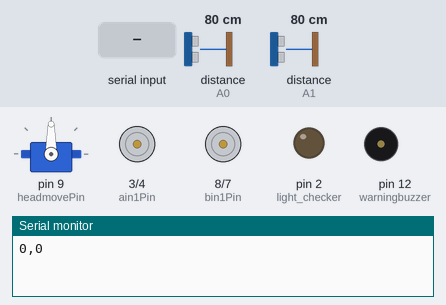
Bench run of a sketch on a simulated Arduino Uno, built with avr-gcc and run on an emulated ATmega328P. Parts: servo, motor-driver pin pairs drawn as motors (green arrow = first pin HIGH = forward, orange = second pin HIGH = backward, longer = more drive, scaled by the enable pin), output pins drawn as LEDs (lit = HIGH), buzzer (waves = sounding), the last lines printed to the serial monitor. Inputs (shaded band) come from the test bench; at power-on: distance to the obstacle (sensors on A0, A1) 80 cm. The echo pulse lasts 58.3 µs per cm; random numbers use the default seed unless the sketch sets one; pins used as bus, display or sensor lines are not drawn.

Above: at 1.0 s.
1.1 s: "90,45\n" received over Serial
2.8 s: distance to the obstacle (sensor on A0) set to 7 cm
4.3 s: distance to the obstacle (sensor on A0) set to 4 cm
At 5.4 s:
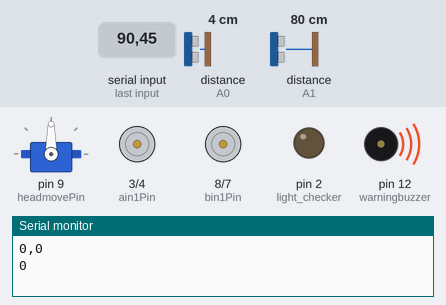
5.8 s: "30,150\n" received over Serial
At 6.8 s:
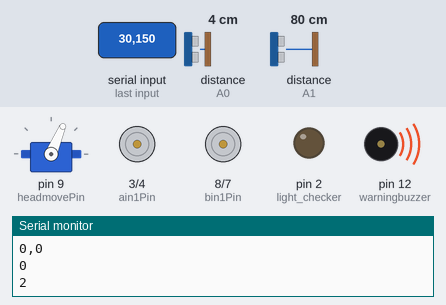
7.3 s: "1\n" received over Serial
At 8.0 s:
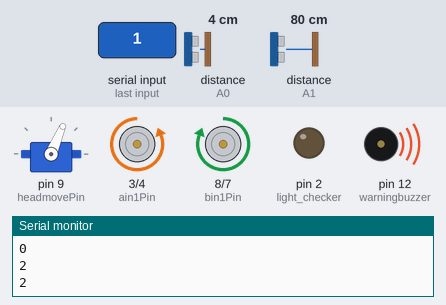
8.8 s: "2\n" received over Serial
At 10.2 s:
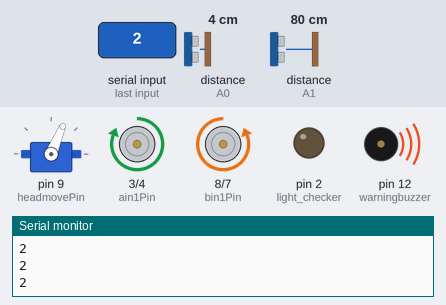
Timing chart, 0 to 11.3 s (numbered marks = the images above; inputs shaded):
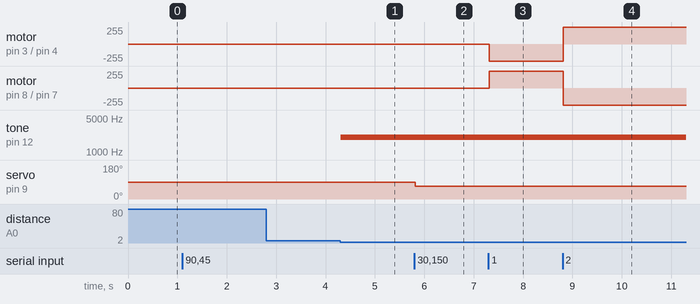

The sketch:

FinalProject.ino
```cpp
#include <Servo.h>//include the Servo library/
#include <time.h>//include the time library for seeding random number

Servo myservo;//creating servo object

const int ain1Pin = 3;//setting pins for motor for left side which is connected in parallel
const int ain2Pin = 4;
const int pwmAPin = 5;

const int bin1Pin = 8;//setting pinf for motor for right side
const int bin2Pin = 7;
const int pwmBPin = 6;

const int trigPin1 = 11;//setting pins for front ultrasonic sensor
const int echoPin1= A0;//I used A0 pin cause I didnt have space...Please pardon me
const int trigPin2 = 10;//setting pins for back ultrasonic sensor
const int echoPin2 = A1;//here too

const int warningbuzzer=12;//setting the buzzer to 12
//servo motor
const int headmovePin=9;//setting the servo motor pin to 9

int wallstop=0;//initializing the obstacle detection

unsigned long previousMillis = 0;//setting millis to 0
const long interval = 5000;//setting interval for the millis


void setup() {
  myservo.attach(headmovePin);//pass the servo pin to the servo library

  randomSeed(time(NULL));//seed random number using the current time

  pinMode(ain1Pin, OUTPUT);//setting the pins as output and input
  pinMode(2, OUTPUT);//light checker
  pinMode(ain2Pin, OUTPUT);//motor pin
  pinMode(pwmAPin, OUTPUT); // not needed really
  pinMode(bin1Pin, OUTPUT);
  pinMode(bin2Pin, OUTPUT);
  pinMode(pwmBPin, OUTPUT); // not needed really
  // Start serial communication so we can send data
  // over the USB connection to our p5js sketch
  pinMode(trigPin1, OUTPUT);
  pinMode(echoPin1, INPUT);
  pinMode(trigPin2, OUTPUT);
  pinMode(echoPin2, INPUT);
  pinMode(warningbuzzer, OUTPUT);

  Serial.begin(9600);//setting the serial band

  while (!Serial.available()) {
    digitalWrite(LED_BUILTIN, HIGH); // on/blink while waiting for serial data
    Serial.println("0,0"); // send a starting message
    delay(300);            // wait 1/3 second
    digitalWrite(LED_BUILTIN, LOW);
    delay(1000);//delay for a second
  }
}

void loop() {
  wallstop=crushstop();
  //When the serial is detected do this
  while (Serial.available()) {//while the serial connection exists
    digitalWrite(LED_BUILTIN, HIGH); // led on while receiving data
    wallstop=crushstop();//update the wallstop from the crush function
    unsigned long currentMillis = millis();//set current millis

    if (currentMillis - previousMillis >= interval) {
      // save the last time you blinked the LED
      previousMillis = currentMillis;
      movehead();//if the interval is reached, move the head
    }
    int movement = Serial.parseInt();//get the movement case from p5
   if (Serial.read() == '\n') {//when we read a new line,
     switch(movement){//execute the following commmands based on the case
      case 0://no movement
        analogWrite(pwmAPin, 0);
        digitalWrite(ain1Pin, HIGH);
        digitalWrite(ain2Pin, LOW);
        analogWrite(pwmBPin, 0);
        digitalWrite(bin1Pin, LOW);
        digitalWrite(bin2Pin, HIGH);
      break;
      case 1://forward
        analogWrite(pwmAPin, 255);
        digitalWrite(ain1Pin, LOW);
        digitalWrite(ain2Pin, HIGH);
        analogWrite(pwmBPin, 255);
        digitalWrite(bin1Pin, HIGH);
        digitalWrite(bin2Pin, LOW);
      break;
      case 2://reverse
        analogWrite(pwmAPin, 255);
        digitalWrite(ain1Pin, HIGH);
        digitalWrite(ain2Pin, LOW);
        analogWrite(pwmBPin, 255);
        digitalWrite(bin1Pin, LOW);
        digitalWrite(bin2Pin, HIGH);
      break;
      case 3://right front
        analogWrite(pwmBPin, 255);
        digitalWrite(bin1Pin, HIGH);
        digitalWrite(bin2Pin, LOW);
      break;
      case 4://left front
        analogWrite(pwmAPin, 255);
        digitalWrite(ain1Pin, LOW);
        digitalWrite(ain2Pin, HIGH);
      break;
      case 5://right back
       analogWrite(pwmBPin, 255);
        digitalWrite(bin1Pin, LOW);
        digitalWrite(bin2Pin, HIGH);
      break;
      case 6://left back
        analogWrite(pwmAPin, 255);
        digitalWrite(ain1Pin, HIGH);
        digitalWrite(ain2Pin, LOW);
      break;
      default://if not case is gotten within our expected range, stop
        analogWrite(pwmAPin, 0);
        digitalWrite(ain1Pin, HIGH);
        digitalWrite(ain2Pin, LOW);
        analogWrite(pwmBPin, 0);
        digitalWrite(bin1Pin, LOW);
        digitalWrite(bin2Pin, HIGH);
      break;
     }
      delay(5);
      Serial.println(wallstop);//send the detection to p5

    }
  }

}

int crushstop(){//this function returns 1 when an obstacle is ahead and 2 when an obstacle is behind
  int wallstop=0;//initialize wallstop
  digitalWrite(trigPin1, LOW);
  delayMicroseconds(2); //basically shooting beems and using the time it takes to bounce back to calculate distance
  digitalWrite(trigPin1, HIGH);
  delayMicroseconds(10);
  digitalWrite(trigPin1, LOW);
  // Time it takes for the pulse to travel back from the object long
  int duration1 = pulseIn(echoPin1, HIGH);
  // Universal conversion of time into distance in cm
  int distance1 = duration1 * 0.034 / 2;//divided by two beause its a two way thing

  digitalWrite(trigPin2, LOW);
  delayMicroseconds(2);
  digitalWrite(trigPin2, HIGH);
  delayMicroseconds(10);
  digitalWrite(trigPin2, LOW);
  // Time it takes for the pulse to travel back from the object long
  int duration2 = pulseIn(echoPin2, HIGH);
  // Universal conversion of time into distance in cm
  int distance2 = duration2 * 0.034 / 2;
  if(distance1<5){//if collision is detected behind, send 2
    wallstop=2;
    tone(warningbuzzer,2000);//play the tone
    delay(5);
  }
  else if(distance2<5){
    wallstop=1;//if collision is detected infront, send 1
    tone(warningbuzzer,2000);//play the tone
    delay(5);
  }
  else{
    wallstop=0;
    noTone(warningbuzzer);//if nothing is detected dont play a tone
  }
  return wallstop;//return this info
}

void movehead(){
  myservo.write(random(0, 180));//move the head to a random number between 0 and 180
  delay(15);
}
```

Measured:
- the behaviour switches between 6 and 5 cm on distance to the obstacle (sensor on A0) (found by bisection; images 0 and 1)
- after the input at 2.8 s, every drawn part: stays the same
- after the input at 4.3 s, tone on pin 12 (warningbuzzer): silent → 2000 Hz at once
- after the input at 5.8 s, servo on pin 9 (headmovePin): 90° → 67° at once
- after the input at 7.3 s, motor on pin 3 (ain1Pin) / pin 4 (ain2Pin): stopped → backward 255/255 at once; motor on pin 8 (bin1Pin) / pin 7 (bin2Pin): stopped → forward 255/255 at once
- after the input at 8.8 s, motor on pin 3 (ain1Pin) / pin 4 (ain2Pin): backward 255/255 → forward 255/255 at once; motor on pin 8 (bin1Pin) / pin 7 (bin2Pin): forward 255/255 → backward 255/255 at once
